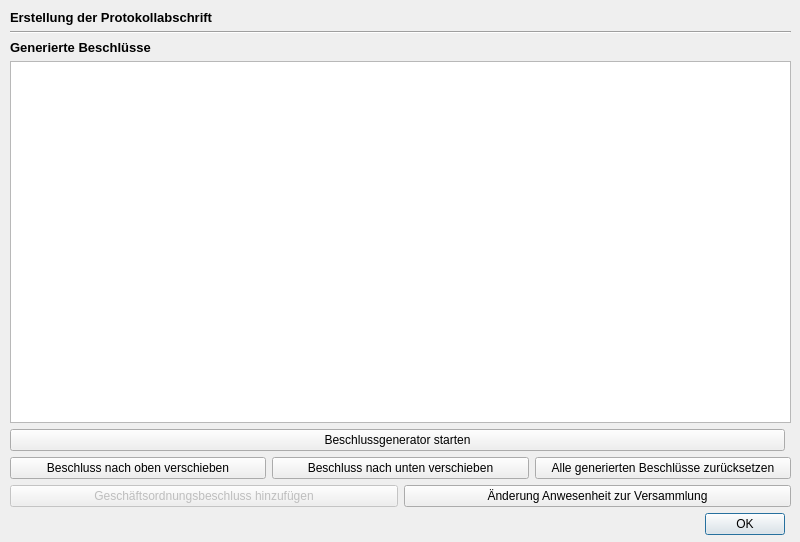
<?xml version="1.0" encoding="UTF-8"?>
<ui version="4.0">
 <class>protocolDecissionGenerator</class>
 <widget class="QWidget" name="protocolDecissionGenerator">
  <property name="geometry">
   <rect>
    <x>0</x>
    <y>0</y>
    <width>800</width>
    <height>542</height>
   </rect>
  </property>
  <property name="windowTitle">
   <string>Dialog</string>
  </property>
  <property name="autoFillBackground">
   <bool>true</bool>
  </property>
  <widget class="QWidget" name="gridLayoutWidget_2">
   <property name="geometry">
    <rect>
     <x>10</x>
     <y>10</y>
     <width>781</width>
     <height>525</height>
    </rect>
   </property>
   <layout class="QGridLayout" name="gridLayout_2">
    <item row="3" column="0" colspan="2">
     <widget class="QLabel" name="label_6">
      <property name="sizePolicy">
       <sizepolicy hsizetype="Preferred" vsizetype="Fixed">
        <horstretch>0</horstretch>
        <verstretch>0</verstretch>
       </sizepolicy>
      </property>
      <property name="font">
       <font>
        <pointsize>10</pointsize>
        <weight>75</weight>
        <bold>true</bold>
       </font>
      </property>
      <property name="text">
       <string>Generierte Beschlüsse</string>
      </property>
      <property name="alignment">
       <set>Qt::AlignLeading|Qt::AlignLeft|Qt::AlignVCenter</set>
      </property>
     </widget>
    </item>
    <item row="2" column="0" colspan="2">
     <widget class="Line" name="line">
      <property name="orientation">
       <enum>Qt::Horizontal</enum>
      </property>
     </widget>
    </item>
    <item row="0" column="0" colspan="2">
     <widget class="QLabel" name="label">
      <property name="sizePolicy">
       <sizepolicy hsizetype="Preferred" vsizetype="Fixed">
        <horstretch>0</horstretch>
        <verstretch>0</verstretch>
       </sizepolicy>
      </property>
      <property name="font">
       <font>
        <pointsize>10</pointsize>
        <weight>75</weight>
        <bold>true</bold>
       </font>
      </property>
      <property name="text">
       <string>Erstellung der Protokollabschrift</string>
      </property>
     </widget>
    </item>
    <item row="4" column="0" rowspan="2" colspan="2">
     <widget class="QTableView" name="tableView">
      <property name="sizePolicy">
       <sizepolicy hsizetype="Expanding" vsizetype="Expanding">
        <horstretch>0</horstretch>
        <verstretch>0</verstretch>
       </sizepolicy>
      </property>
      <property name="minimumSize">
       <size>
        <width>0</width>
        <height>350</height>
       </size>
      </property>
      <property name="font">
       <font>
        <pointsize>10</pointsize>
       </font>
      </property>
      <property name="contextMenuPolicy">
       <enum>Qt::CustomContextMenu</enum>
      </property>
      <property name="verticalScrollBarPolicy">
       <enum>Qt::ScrollBarAsNeeded</enum>
      </property>
      <property name="horizontalScrollBarPolicy">
       <enum>Qt::ScrollBarAlwaysOff</enum>
      </property>
      <property name="sizeAdjustPolicy">
       <enum>QAbstractScrollArea::AdjustIgnored</enum>
      </property>
      <property name="dragEnabled">
       <bool>true</bool>
      </property>
      <property name="alternatingRowColors">
       <bool>true</bool>
      </property>
      <property name="selectionMode">
       <enum>QAbstractItemView::SingleSelection</enum>
      </property>
      <property name="selectionBehavior">
       <enum>QAbstractItemView::SelectRows</enum>
      </property>
      <attribute name="horizontalHeaderCascadingSectionResizes">
       <bool>true</bool>
      </attribute>
      <attribute name="horizontalHeaderStretchLastSection">
       <bool>true</bool>
      </attribute>
      <attribute name="verticalHeaderVisible">
       <bool>false</bool>
      </attribute>
     </widget>
    </item>
    <item row="8" column="0" colspan="2">
     <layout class="QHBoxLayout" name="horizontalLayout">
      <item>
       <widget class="QPushButton" name="addChangeRules">
        <property name="enabled">
         <bool>false</bool>
        </property>
        <property name="text">
         <string>Geschäftsordnungsbeschluss hinzufügen</string>
        </property>
       </widget>
      </item>
      <item>
       <widget class="QPushButton" name="addChangePresence">
        <property name="enabled">
         <bool>true</bool>
        </property>
        <property name="text">
         <string>Änderung Anwesenheit zur Versammlung</string>
        </property>
       </widget>
      </item>
     </layout>
    </item>
    <item row="7" column="0" colspan="2">
     <layout class="QHBoxLayout" name="horizontalLayout_2">
      <item>
       <widget class="QPushButton" name="moveEntryUp">
        <property name="text">
         <string>Beschluss nach oben verschieben</string>
        </property>
       </widget>
      </item>
      <item>
       <widget class="QPushButton" name="moveEntryDown">
        <property name="text">
         <string>Beschluss nach unten verschieben</string>
        </property>
       </widget>
      </item>
      <item>
       <widget class="QPushButton" name="deleteAllEntries">
        <property name="text">
         <string>Alle generierten Beschlüsse zurücksetzen</string>
        </property>
       </widget>
      </item>
     </layout>
    </item>
    <item row="9" column="0">
     <widget class="QDialogButtonBox" name="buttonBox">
      <property name="standardButtons">
       <set>QDialogButtonBox::Ok</set>
      </property>
     </widget>
    </item>
    <item row="6" column="0">
     <widget class="QPushButton" name="startAgendaWizard">
      <property name="text">
       <string>Beschlussgenerator starten</string>
      </property>
     </widget>
    </item>
   </layout>
  </widget>
 </widget>
 <resources/>
 <connections/>
</ui>
